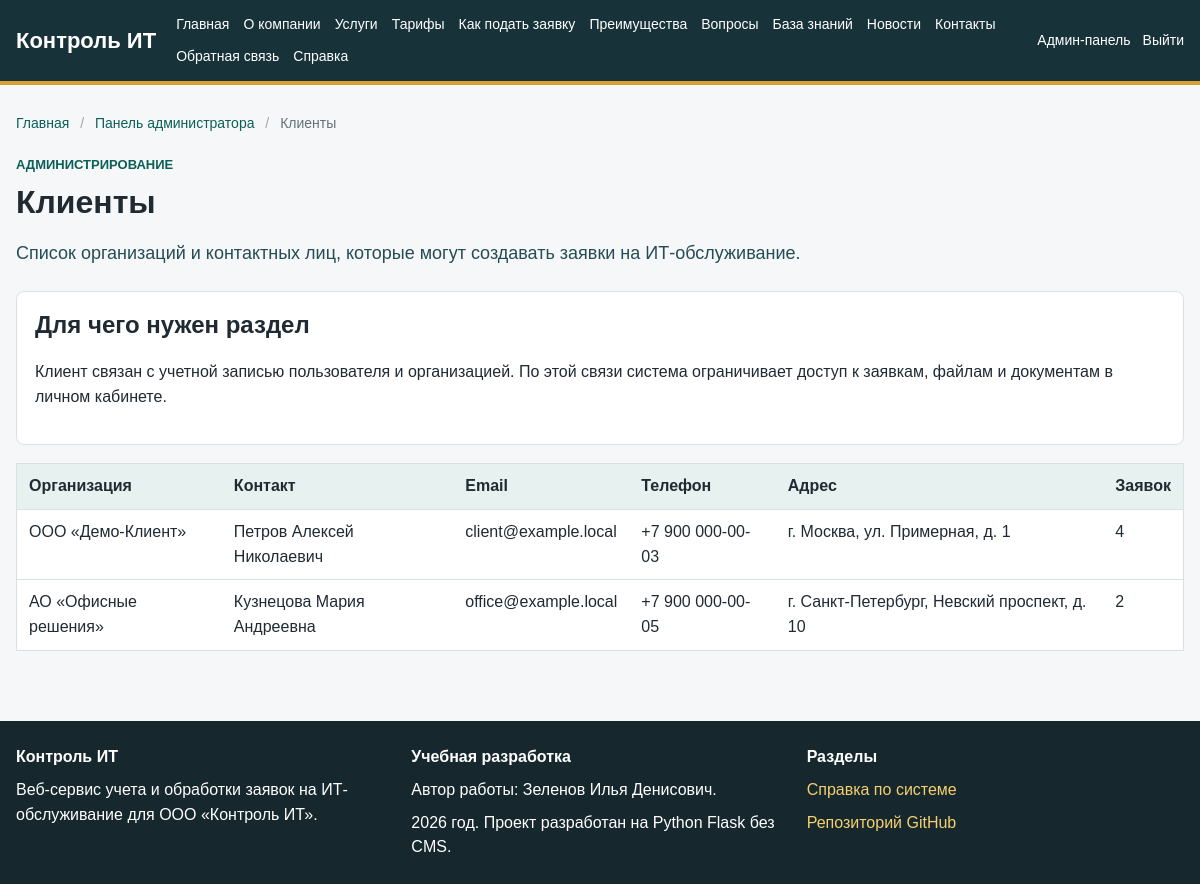
The app's page /admin/clients (signed in) with its own data.
### app/models.py (models this page shows, shortened)
class Client(db.Model):
    __tablename__ = "clients"
    id = db.Column(db.Integer, primary_key=True)
    organization_name = db.Column(db.String(180), nullable=False)
    inn = db.Column(db.String(20))
    address = db.Column(db.String(255))
    contact_person = db.Column(db.String(150))
    created_at = db.Column(db.DateTime, default=datetime.utcnow)
    user_id = db.Column(db.Integer, db.ForeignKey("users.id"), nullable=False)
    user = db.relationship("User", back_populates="client")
    tickets = db.relationship("Ticket", back_populates="client")

class User(UserMixin, db.Model):
    __tablename__ = "users"
    id = db.Column(db.Integer, primary_key=True)
    username = db.Column(db.String(80), unique=True, nullable=False)
    password_hash = db.Column(db.String(255), nullable=False)
    email = db.Column(db.String(120), unique=True, nullable=False)
    full_name = db.Column(db.String(150), nullable=False)
    phone = db.Column(db.String(30))
    is_active_account = db.Column(db.Boolean, default=True)
    created_at = db.Column(db.DateTime, default=datetime.utcnow)
    role_id = db.Column(db.Integer, db.ForeignKey("roles.id"), nullable=False)
    role = db.relationship("Role", back_populates="users")
    client = db.relationship("Client", back_populates="user", uselist=False)
    employee = db.relationship("Employee", back_populates="user", uselist=False)
    comments = db.relationship("TicketComment", back_populates="author")
    @property
    def is_active(self):
        return self.is_active_account
    def has_role(self, *role_names):
        return self.role and self.role.name in role_names

### app/routes/admin.py (the view)
@admin_bp.route("/clients")
@login_required
@role_required("Администратор")
def clients():
    return render_template(
        "admin/clients.html",
        title="Клиенты",
        clients=Client.query.all(),
        breadcrumbs=admin_breadcrumbs({"label": "Клиенты", "url": None}),
    )

### app/models.py (called while the page is built)
@login_manager.user_loader
def load_user(user_id):
    return User.query.get(int(user_id))

### app/routes/admin.py (called while the page is built)
def admin_breadcrumbs(*items):
    trail = [{"label": "Главная", "url": url_for("public.home")}]
    if items:
        trail.append({"label": "Панель администратора", "url": url_for("admin.dashboard")})
        trail.extend(items)
    else:
        trail.append({"label": "Панель администратора", "url": None})
    return trail

### app/templates/admin/clients.html (shortened to what this page needs)
{% extends "base.html" %}
{% block content %}
<section class="page-header">
    <p class="eyebrow">Администрирование</p>
    <h1>Клиенты</h1>
    <p class="lead">
        Список организаций и контактных лиц, которые могут создавать заявки на ИТ-обслуживание.
    </p>
</section>
<section class="info-box">
    <h2>Для чего нужен раздел</h2>
    <p>
        Клиент связан с учетной записью пользователя и организацией. По этой связи система
        ограничивает доступ к заявкам, файлам и документам в личном кабинете.
    </p>
</section>
<table>
    <thead>
    <tr>
        <th>Организация</th>
        <th>Контакт</th>
        <th>Email</th>
        <th>Телефон</th>
        <th>Адрес</th>
        <th>Заявок</th>
    </tr>
    </thead>
    <tbody>
    {% for client in clients %}
        <tr>
            <td>{{ client.organization_name }}</td>
            <td>{{ client.contact_person or client.user.full_name }}</td>
            <td>{{ client.user.email }}</td>
            <td>{{ client.user.phone or 'Не указан' }}</td>
            <td>{{ client.address or 'Не указан' }}</td>
            <td>{{ client.tickets|length }}</td>
        </tr>
    {% else %}
        <tr>
            <td colspan="6">Клиенты пока не зарегистрированы.</td>
        </tr>
    {% endfor %}
    </tbody>
</table>
{% endblock %}

### app/static/css/style.css (style rules this page uses)
:root { --page: #f6f7f9; --surface: #ffffff; --surface-soft: #eef6f4; --ink: #1f2a32; --muted: #63717d; --line: #d9e0e5; --header: #18323a; --header-2: #244c55; --accent: #0f766e; --accent-strong: #0b5f59; --warning: #b7791f; --danger: #b42318; --success: #1f7a4d; --white: #ffffff; }
* { box-sizing: border-box; }
body { margin: 0; font-family: Arial, Helvetica, sans-serif; color: var(--ink); background: var(--page); line-height: 1.55; }
.page-header { margin-bottom: 24px; }
.page-header h1 { margin-bottom: 10px; }
h1 { margin-top: 0; font-size: 32px; line-height: 1.2; }
h2 { margin-top: 0; line-height: 1.25; }
.lead { font-size: 18px; color: var(--header-2); }
.eyebrow { margin: 0 0 8px; color: var(--accent-strong); font-size: 13px; font-weight: 700; text-transform: uppercase; }
.card, .metric, .info-box, .form-card, .comment { background: var(--surface); border: 1px solid var(--line); border-radius: 8px; padding: 18px; }
table { width: 100%; border-collapse: collapse; background: var(--white); border: 1px solid var(--line); margin: 18px 0; }
th, td { padding: 10px 12px; border-bottom: 1px solid var(--line); text-align: left; vertical-align: top; }
th { background: #e7f1ef; }

### records on screen
Client: organization_name "ООО «Демо-Клиент»", contact_person "Петров Алексей Николаевич", user.email "client@example.local", user "+7 900 000-00-03", address "г. Москва, ул. Примерная, д. 1", tickets|length "4"
Client: organization_name "АО «Офисные решения»", contact_person "Кузнецова Мария Андреевна", user.email "office@example.local", user "+7 900 000-00-05", address "г. Санкт-Петербург, Невский проспект, д. 10", tickets|length "2"

### other values on screen
{{ crumb.label }} "Главная" "Панель администратора"
{{ crumb.label }} "Клиенты"
